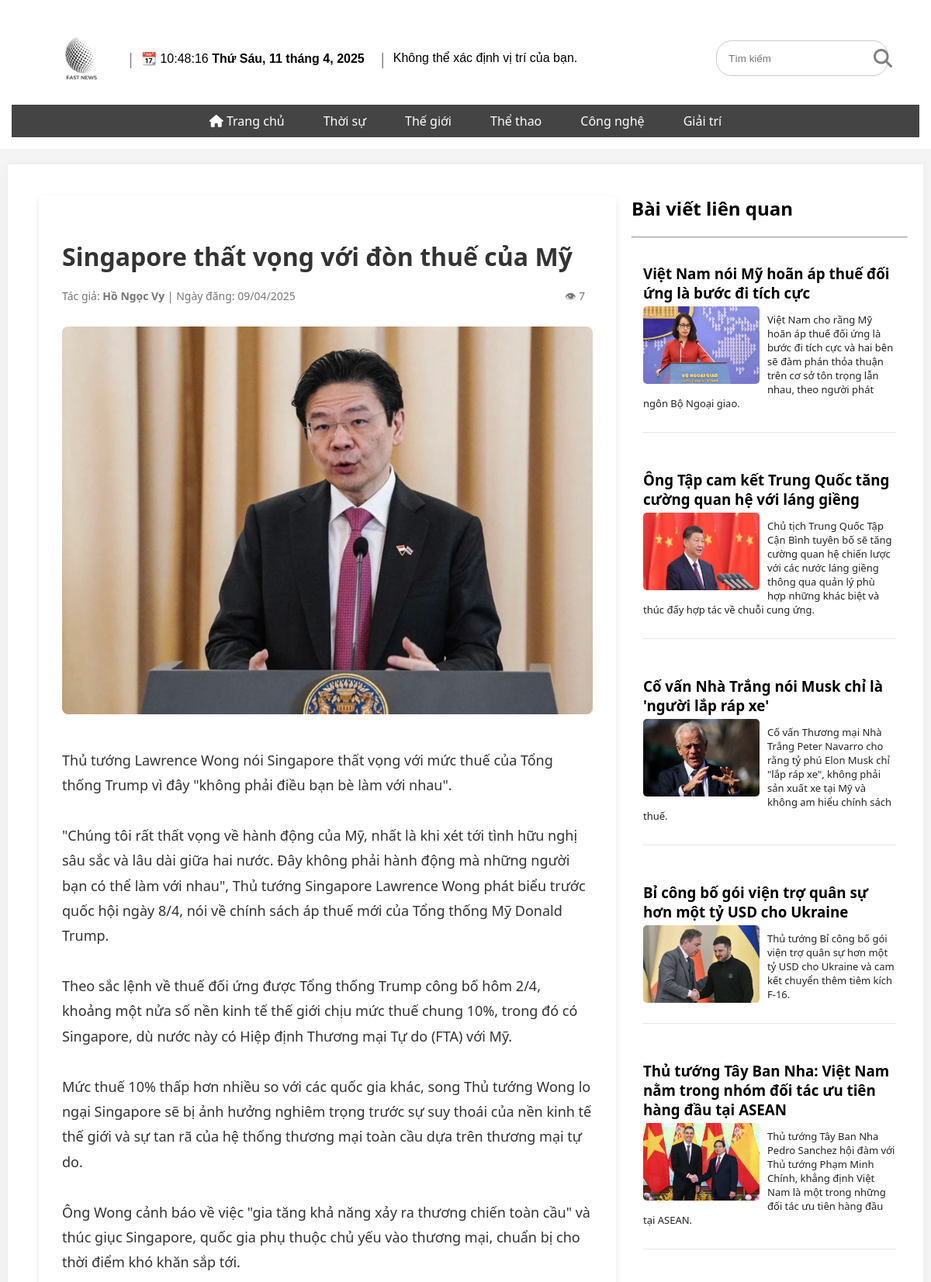
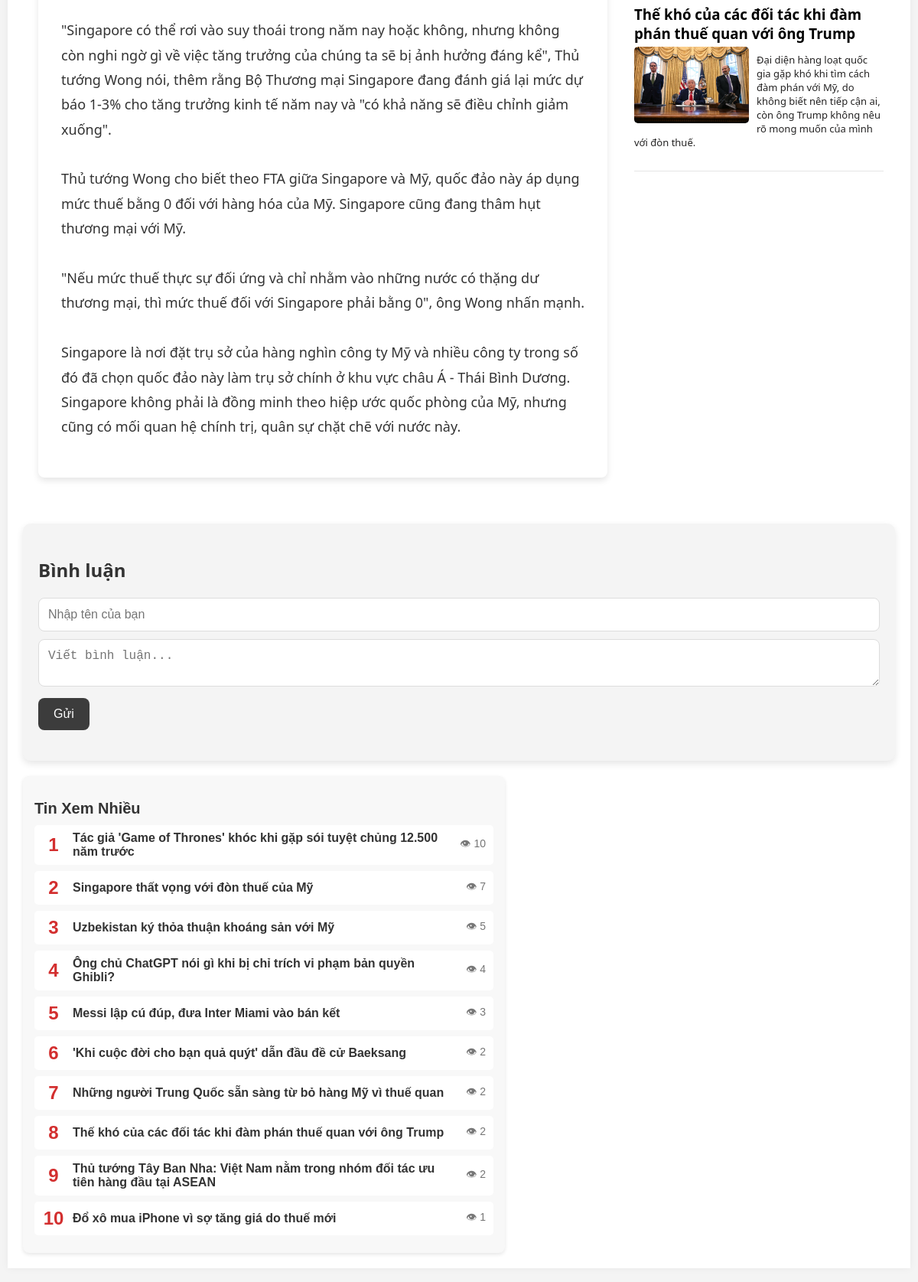
The app's page /news/page/articleDetails.php?id=34 (upper part) with its own data (2 pictures, top to bottom).
### tables this page shows
CREATE TABLE `news` (
  `id` int(11) NOT NULL,
  `title` varchar(255) NOT NULL,
  `description` text DEFAULT 'Mô tả',
  `content` text DEFAULT 'Nội dung',
  `image` varchar(255) DEFAULT 'img',
  `author` varchar(100) DEFAULT 'tác giả',
  `created_at` timestamp NOT NULL DEFAULT current_timestamp(),
  `category` varchar(255) NOT NULL,
  `is_featured` tinyint(1) NOT NULL DEFAULT 0,
  `views` int(11) NOT NULL DEFAULT 0
);

### news/functions/getArticle.php (called while the page is built, shortened)
<?php
function getArticleById($conn, $id) {
    $sql = "SELECT * FROM news WHERE id = ?";
    $stmt = mysqli_prepare($conn, $sql);
    mysqli_stmt_bind_param($stmt, "i", $id);
    mysqli_stmt_execute($stmt);
    $result = mysqli_stmt_get_result($stmt);
    if ($result && mysqli_num_rows($result) > 0) {
        return mysqli_fetch_assoc($result);
    }
    return null;
}
function getNewsByCategoryFromDB($conn, $category, $excludeId = null, $limit = 10) {
    if ($excludeId !== null) {
        $sql = "SELECT * FROM news WHERE category = ? AND id != ? ORDER BY created_at DESC LIMIT ?";
        $stmt = $conn->prepare($sql);
        $stmt->bind_param("sii", $category, $excludeId, $limit);
    } else {
        $sql = "SELECT * FROM news WHERE category = ? ORDER BY created_at DESC LIMIT ?";
        $stmt = $conn->prepare($sql);
        $stmt->bind_param("si", $category, $limit);
    }
    $stmt->execute();
    $result = $stmt->get_result();
    $news = [];
    while ($row = $result->fetch_assoc()) {
        $news[] = $row;
    }
    return $news;
}
?>

### news/page/articleDetails.php (the view, shortened to what this page needs)
<?php
include '../functions/database.php';
include '../functions/getArticle.php';
$id = (int) $_GET['id'];
$article = getArticleById($conn, $id);
$relatedArticles = getNewsByCategoryFromDB($conn, $article['category'], $article['id'], 6);
?>
<main>
    <div class="articleDetailFlex" style="display: flex;">
        <article class="article-detail">
            <h2 class="article-title"><?= htmlspecialchars($article['title']) ?></h2>
            <p class="article-meta">
                Tác giả: <strong><?= htmlspecialchars($article['author']) ?></strong> |
                Ngày đăng: <?= date('d/m/Y', strtotime($article['created_at'])) ?>
                <span style="float: right; margin-right: 10px">👁 <?= $article['views'] ?></span>
            </p>
            <img src="../uploads/<?= htmlspecialchars($article['image']) ?>" alt="Hình ảnh minh họa"
                class="article-image">
            <div class="article-content">
                <p><?= nl2br(htmlspecialchars($article['content'])) ?></p>
            </div>
        </article>
        <div class="otherArticle">
            <h2>Bài viết liên quan</h2>
            <hr>
            <?php foreach ($relatedArticles as $related): ?>
                <section class="latest-news">
                    <article>
                        <h3><a href="articleDetails.php?id=<?= $related['id'] ?>">
                                <?= htmlspecialchars($related['title']) ?>
                            </a></h3>
                        <img src="../uploads/<?= htmlspecialchars($related['image']) ?>" alt="Hình ảnh nổi bật">
                        <p><?= htmlspecialchars($related['description']) ?></p>
                    </article>
                    <hr class="lastestnews1-hr">
                </section>
            <?php endforeach; ?>
        </div>
    </div>
    <section class="comment">
        <h3>Bình luận</h3>
        <div class="comment-box">
            <input type="text" id="username" placeholder="Nhập tên của bạn">
            <textarea id="comment" placeholder="Viết bình luận..."></textarea>
            <button id="submit-comment">Gửi</button>
        </div>
    </section>
    <div class="most-viewed-container" style="margin-top: 20px;">
        <div id="most-viewed-news" >
            <?php include '../includes/mostViewed.php'; ?>
        </div>
    </div>
</main>
<?php
include '../includes/master.php';
?>

### news/includes/mostViewed.php
<?php
include_once __DIR__ . '/../functions/database.php';
$sql = "SELECT id, title, views FROM news ORDER BY views DESC LIMIT 10";
$result = $conn->query($sql);
echo '<h2>Tin Xem Nhiều</h2>';
$rank = 1;
while ($row = $result->fetch_assoc()) {
    $title = htmlspecialchars($row['title']);
    $id = $row['id'];
    $views = $row['views'];
    echo <<<HTML
    <div class="most-viewed-item">
        <span>{$rank}</span>
        <a href="article.php?id={$id}">{$title}</a>
        <span style="margin-left: 10px" class="comment-count">👁 {$views}</span>
    </div>
    HTML;
    $rank++;
}
?>

### news/assets/css/index.css (style rules this page uses)
body { font-family: system-ui, -apple-system, BlinkMacSystemFont, "Segoe UI", Roboto, "Helvetica Neue", Arial, sans-serif; margin: 0 auto; padding: 0; background-color: #f4f4f4; max-width: 1250px; min-width: 750px; }
main { min-height: 300px; max-width: 95%; margin: 20px auto; padding: 20px !important; background: #fff; box-shadow: 0 0 10px rgba(0, 0, 0, 0.05); }
.category-news p, .latest-news p, .top-news p { font-weight: lighter; font-size:small; color:#242323; }
.latest-news img, .category-news img { float: left; width: 150px; height: 100px; border-radius: 5px; margin-right: 10px; }
.category-news a, .latest-news a, .top-news a { padding-right: 5px; clear: both; text-decoration: none; font-weight: bold; color: #000000; }
.latest-news article, .top-news article { clear: both; padding-top: 10px; }
.latest-news { background-color: #ffffff; padding: 15px; flex: 4; min-width: 300px; }
.latest-news article h3 { margin-bottom: 5px; }
.latest-news article h3:first-child { margin-top: 0; }
.lastestnews1-hr { clear: both; border: none; border-bottom: solid 0.5px #e5e5e5; padding-top: 15px; }
a { text-decoration: none; color: #000000; }

### news/assets/css/viewer-container.css (style rules this page uses)
#most-viewed-news { width: 100%; max-width: 600px; background: #f8f8f8; padding: 15px; border-radius: 8px; box-shadow: 0 2px 5px rgba(0, 0, 0, 0.1); font-family: Arial, sans-serif; }
#most-viewed-news h2 { font-size: 20px; font-weight: bold; margin-bottom: 10px; color: #333; }
.most-viewed-item { display: flex; align-items: center; justify-content: space-between; padding: 8px 10px; background: white; margin-bottom: 8px; border-radius: 5px; transition: all 0.3s ease; }
.most-viewed-item span:first-child { font-size: 24px; font-weight: bold; color: #d32f2f; margin-right: 10px; width: 30px; text-align: center; }
.most-viewed-item a { flex: 1; font-size: 16px; color: #333; text-decoration: none; font-weight: bold; }
.comment-count { font-size: 14px; color: #777; }

### news/assets/css/articleDetails.css (style rules this page uses)
.article-detail { flex: 7; max-width: 60%; margin: 20px; padding: 30px; background-color: #fff; box-shadow: 0 4px 8px rgba(0, 0, 0, 0.1); border-radius: 8px; }
.article-title { font-size: 32px; font-weight: bold; color: #333; margin-bottom: 20px; }
.article-meta { color: #777; font-size: 14px; margin-bottom: 30px; }
.article-image { width: 100%; height: auto; border-radius: 8px; margin-bottom: 20px; }
.article-content p { font-size: 18px; line-height: 1.8; color: #333; margin-bottom: 20px; }
.otherArticle { flex: 3; }
.article-image { width: 100%; height: 500px; object-fit: cover; border-radius: 8px; margin-bottom: 20px; }
.comment { clear: both; background-color: #f4f4f4; padding: 20px; margin-top: 40px; border-radius: 10px; box-shadow: 0px 4px 10px rgba(0, 0, 0, 0.1); }
.comment h3 { font-size: 24px; font-weight: bold; margin-bottom: 20px; color: #333; }
.comment-box { margin-bottom: 20px; }
.comment-box input, .comment-box textarea { width: 100%; padding: 12px; margin-bottom: 10px; border-radius: 8px; border: 1px solid #ddd; font-size: 16px; color: #333; box-sizing: border-box; }
#submit-comment { padding: 12px 20px; background-color: #3c3c3c; color: white; border: none; border-radius: 8px; font-size: 16px; cursor: pointer; }

### records on screen
news: title "Singapore thất vọng với đòn thuế của Mỹ", author "Hồ Ngọc Vy", created_at "09/04/2025", views "7", image (picture), content "Thủ tướng Lawrence Wong nói Singapore thất vọng với mức thuế của Tổng thống Trump vì đây \"không phải điều bạn bè làm với nhau\". \"Chúng tôi rất thất vọng về hành động của Mỹ, nhất là khi xét tới tình hữu nghị sâu sắc và lâu dài giữa hai nước. Đây không phải hành động mà những người bạn có thể làm với nhau\", Thủ tướng Singapore Lawrence Wong phát biểu trước quốc hội ngày 8/4, nói về chính sách áp thuế mới của Tổng thống Mỹ Donald Trump. Theo sắc lệnh về thuế đối ứng được Tổng thống Trump công bố hôm 2/4, khoảng một nửa số nền kinh tế thế giới chịu mức thuế chung 10%, trong đó có Singapore, dù nước này có Hiệp định Thương mại Tự do (FTA) với Mỹ. Mức thuế 10% thấp hơn nhiều so với…"
news: title "Việt Nam nói Mỹ hoãn áp thuế đối ứng là bước đi tích cực", image (picture), description "Việt Nam cho rằng Mỹ hoãn áp thuế đối ứng là bước đi tích cực và hai bên sẽ đàm phán thỏa thuận trên cơ sở tôn trọng lẫn nhau, theo người phát ngôn Bộ Ngoại giao."
news: title "Ông Tập cam kết Trung Quốc tăng cường quan hệ với láng giềng", image (picture), description "Chủ tịch Trung Quốc Tập Cận Bình tuyên bố sẽ tăng cường quan hệ chiến lược với các nước láng giềng thông qua quản lý phù hợp những khác biệt và thúc đẩy hợp tác về chuỗi cung ứng."
news: title "Cố vấn Nhà Trắng nói Musk chỉ là 'người lắp ráp xe'", image (picture), description "Cố vấn Thương mại Nhà Trắng Peter Navarro cho rằng tỷ phú Elon Musk chỉ \"lắp ráp xe\", không phải sản xuất xe tại Mỹ và không am hiểu chính sách thuế."
news: title "Bỉ công bố gói viện trợ quân sự hơn một tỷ USD cho Ukraine", image (picture), description "Thủ tướng Bỉ công bố gói viện trợ quân sự hơn một tỷ USD cho Ukraine và cam kết chuyển thêm tiêm kích F-16."
news: title "Thủ tướng Tây Ban Nha: Việt Nam nằm trong nhóm đối tác ưu tiên hàng đầu tại ASEAN", image (picture), description "Thủ tướng Tây Ban Nha Pedro Sanchez hội đàm với Thủ tướng Phạm Minh Chính, khẳng định Việt Nam là một trong những đối tác ưu tiên hàng đầu tại ASEAN.", views "2"
news: title "Thế khó của các đối tác khi đàm phán thuế quan với ông Trump", image (picture), description "Đại diện hàng loạt quốc gia gặp khó khi tìm cách đàm phán với Mỹ, do không biết nên tiếp cận ai, còn ông Trump không nêu rõ mong muốn của mình với đòn thuế.", views "2"
news: title "Tác giả 'Game of Thrones' khóc khi gặp sói tuyệt chủng 12.500 năm trước", views "10"
news: title "Uzbekistan ký thỏa thuận khoáng sản với Mỹ", views "5"
news: title "Ông chủ ChatGPT nói gì khi bị chỉ trích vi phạm bản quyền Ghibli?", views "4"
news: title "Messi lập cú đúp, đưa Inter Miami vào bán kết", views "3"
news: title "'Khi cuộc đời cho bạn quả quýt' dẫn đầu đề cử Baeksang", views "2"
news: title "Những người Trung Quốc sẵn sàng từ bỏ hàng Mỹ vì thuế quan", views "2"
news: title "Đổ xô mua iPhone vì sợ tăng giá do thuế mới", views "1"
